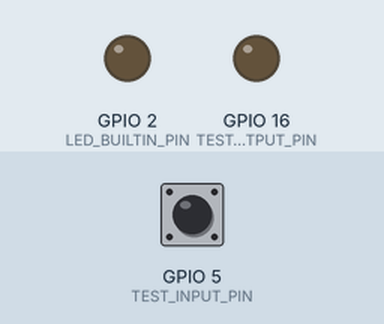
Bench run of a sketch on a simulated ESP8266 (NodeMCU). Parts: output pins drawn as LEDs (lit = HIGH). The inputs (shaded band) are chosen by the test bench; at power-on: GPIO 5 (TEST_INPUT_PIN) HIGH. WiFi joins after 1.5 s; servers stay silent unless stated; what the sketch prints to the serial monitor is not drawn.

Above: at 7.8 s.
At 9.8 s:
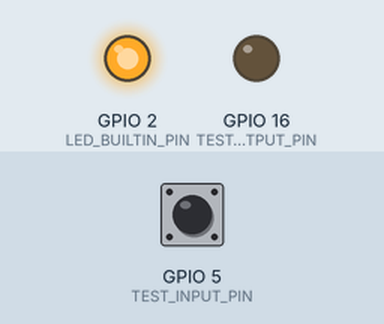
Timing chart, 0 to 11.4 s (numbered marks = the images above):
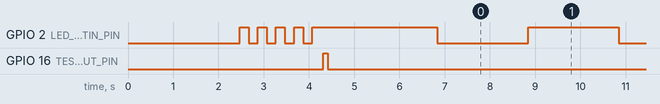

Measured:
- by itself, GPIO 2 (LED_BUILTIN_PIN): goes 3 × (LOW 0.20 s, HIGH 0.20 s), LOW 0.20 s, HIGH 2.8 s, 30 × (LOW 2.0 s, HIGH 2.0 s), LOW 2.0 s, then HIGH

The sketch:

NodeMCU_V9.ino
```cpp
/*
 * NodeMCU ESP8266 Complete Test Code
 * Tests: WiFi, GPIO, Serial, Built-in LED, Analog Input
 *
 * Instructions:
 * 1. Install ESP8266 board package in Arduino IDE
 * 2. Select "NodeMCU 1.0 (ESP-12E Module)" as board
 * 3. Update WiFi credentials below
 * 4. Upload and open Serial Monitor at 9600 baud
 */

#include <ESP8266WiFi.h>
#include <ESP8266WebServer.h>

// WiFi credentials - UPDATE THESE WITH YOUR ACTUAL WIFI DETAILS
const char* ssid = "Mucha";        // ← Replace this with your WiFi network name
const char* password = "musab2611"; // ← Replace this with your WiFi password

// EXAMPLE:
// const char* ssid = "MyHomeWiFi";
// const char* password = "mypassword123";

// Pin definitions
const int LED_BUILTIN_PIN = 2;  // Built-in LED (GPIO2)
const int TEST_OUTPUT_PIN = 16; // GPIO16 (D0)
const int TEST_INPUT_PIN = 5;   // GPIO5 (D1)
const int ANALOG_PIN = A0;      // Analog input

// Web server
ESP8266WebServer server(80);

// Test variables
bool testsPassed = true;
int testCount = 0;
int passedTests = 0;

void setup() {
  Serial.begin(9600);  // Changed to more common baud rate
  delay(2000);         // Longer delay for stability

  Serial.println("\n=================================");
  Serial.println("NodeMCU ESP8266 Hardware Test");
  Serial.println("=================================");

  // Initialize pins
  pinMode(LED_BUILTIN_PIN, OUTPUT);
  pinMode(TEST_OUTPUT_PIN, OUTPUT);
  pinMode(TEST_INPUT_PIN, INPUT_PULLUP);

  // Run all tests
  testSerialCommunication();
  testBuiltInLED();
  testGPIOPins();
  testAnalogInput();
  testWiFiConnection();
  testWebServer();

  // Print final results
  printTestResults();
}

void loop() {
  // Handle web server requests
  server.handleClient();

  // Blink LED to show it's running
  static unsigned long lastBlink = 0;
  if (millis() - lastBlink > 2000) {
    digitalWrite(LED_BUILTIN_PIN, !digitalRead(LED_BUILTIN_PIN));
    lastBlink = millis();
  }

  // Print status every 10 seconds
  static unsigned long lastStatus = 0;
  if (millis() - lastStatus > 10000) {
    Serial.println("NodeMCU is running... IP: " + WiFi.localIP().toString());
    lastStatus = millis();
  }

  delay(100);
}

void testSerialCommunication() {
  Serial.println("\n1. Testing Serial Communication...");
  testCount++;

  Serial.println("   - Serial port initialized at 115200 baud");
  Serial.println("   - If you can read this, serial communication works!");

  passedTests++;
  Serial.println("   ✓ PASSED");
}

void testBuiltInLED() {
  Serial.println("\n2. Testing Built-in LED...");
  testCount++;

  Serial.println("   - Blinking built-in LED 5 times...");

  for (int i = 0; i < 5; i++) {
    digitalWrite(LED_BUILTIN_PIN, LOW);  // LED ON (inverted logic)
    delay(200);
    digitalWrite(LED_BUILTIN_PIN, HIGH); // LED OFF
    delay(200);
  }

  passedTests++;
  Serial.println("   ✓ PASSED - Built-in LED is working");
}

void testGPIOPins() {
  Serial.println("\n3. Testing GPIO Pins...");
  testCount++;

  Serial.println("   - Testing digital output (GPIO16)...");
  digitalWrite(TEST_OUTPUT_PIN, HIGH);
  delay(100);
  digitalWrite(TEST_OUTPUT_PIN, LOW);

  Serial.println("   - Testing digital input (GPIO5)...");
  int inputState = digitalRead(TEST_INPUT_PIN);
  Serial.println("   - GPIO5 state: " + String(inputState ? "HIGH" : "LOW"));

  passedTests++;
  Serial.println("   ✓ PASSED - GPIO pins are functional");
}

void testAnalogInput() {
  Serial.println("\n4. Testing Analog Input...");
  testCount++;

  int analogValue = analogRead(ANALOG_PIN);
  float voltage = (analogValue / 1024.0) * 3.3;

  Serial.println("   - Analog reading: " + String(analogValue));
  Serial.println("   - Voltage: " + String(voltage, 2) + "V");

  if (analogValue >= 0 && analogValue <= 1024) {
    passedTests++;
    Serial.println("   ✓ PASSED - Analog input is working");
  } else {
    Serial.println("   ✗ FAILED - Analog reading out of range");
  }
}

void testWiFiConnection() {
  Serial.println("\n5. Testing WiFi Connection...");
  testCount++;

  Serial.println("   - Connecting to WiFi: " + String(ssid));

  WiFi.begin(ssid, password);

  int attempts = 0;
  while (WiFi.status() != WL_CONNECTED && attempts < 20) {
    delay(500);
    Serial.print("   .");
    attempts++;
  }

  if (WiFi.status() == WL_CONNECTED) {
    Serial.println("\n   - Connected successfully!");
    Serial.println("   - IP Address: " + WiFi.localIP().toString());
    Serial.println("   - MAC Address: " + WiFi.macAddress());
    Serial.println("   - Signal Strength: " + String(WiFi.RSSI()) + " dBm");

    passedTests++;
    Serial.println("   ✓ PASSED - WiFi connection successful");
  } else {
    Serial.println("\n   ✗ FAILED - Could not connect to WiFi");
    Serial.println("   - Check your WiFi credentials in the code");
  }
}

void testWebServer() {
  Serial.println("\n6. Testing Web Server...");
  testCount++;

  if (WiFi.status() == WL_CONNECTED) {
    // Setup web server routes
    server.on("/", handleRoot);
    server.on("/test", handleTest);
    server.onNotFound(handleNotFound);

    server.begin();
    Serial.println("   - Web server started on port 80");
    Serial.println("   - Visit: http://" + WiFi.localIP().toString());
    Serial.println("   - Test page: http://" + WiFi.localIP().toString() + "/test");

    passedTests++;
    Serial.println("   ✓ PASSED - Web server is running");
  } else {
    Serial.println("   ✗ SKIPPED - No WiFi connection");
  }
}

void handleRoot() {
  String html = "<html><body>";
  html += "<h1>NodeMCU Test Server</h1>";
  html += "<p>Your NodeMCU is working perfectly!</p>";
  html += "<p>Chip ID: " + String(ESP.getChipId()) + "</p>";
  html += "<p>Flash Chip Size: " + String(ESP.getFlashChipSize()) + " bytes</p>";
  html += "<p>Free Heap: " + String(ESP.getFreeHeap()) + " bytes</p>";
  html += "<p>Uptime: " + String(millis() / 1000) + " seconds</p>";
  html += "<p><a href='/test'>Run Tests</a></p>";
  html += "</body></html>";

  server.send(200, "text/html", html);
}

void handleTest() {
  String response = "NodeMCU Test Results:\n";
  response += "Tests Passed: " + String(passedTests) + "/" + String(testCount) + "\n";
  response += "WiFi Connected: " + String(WiFi.status() == WL_CONNECTED ? "Yes" : "No") + "\n";
  response += "IP Address: " + WiFi.localIP().toString() + "\n";
  response += "Free Memory: " + String(ESP.getFreeHeap()) + " bytes\n";
  response += "Chip ID: " + String(ESP.getChipId()) + "\n";

  server.send(200, "text/plain", response);
}

void handleNotFound() {
  server.send(404, "text/plain", "Page not found!");
}

void printTestResults() {
  Serial.println("\n=================================");
  Serial.println("TEST RESULTS SUMMARY");
  Serial.println("=================================");
  Serial.println("Total Tests: " + String(testCount));
  Serial.println("Passed: " + String(passedTests));
  Serial.println("Failed: " + String(testCount - passedTests));
  Serial.println("Success Rate: " + String((passedTests * 100) / testCount) + "%");

  if (passedTests == testCount) {
    Serial.println("\n🎉 ALL TESTS PASSED! Your NodeMCU is working perfectly!");
  } else {
    Serial.println("\n⚠️  Some tests failed. Check the results above.");
  }

  Serial.println("\nHardware Information:");
  Serial.println("- Chip ID: " + String(ESP.getChipId()));
  Serial.println("- Flash Size: " + String(ESP.getFlashChipSize()) + " bytes");
  Serial.println("- Free Heap: " + String(ESP.getFreeHeap()) + " bytes");
  Serial.println("- CPU Frequency: " + String(ESP.getCpuFreqMHz()) + " MHz");

  Serial.println("\n=================================");
}
```
